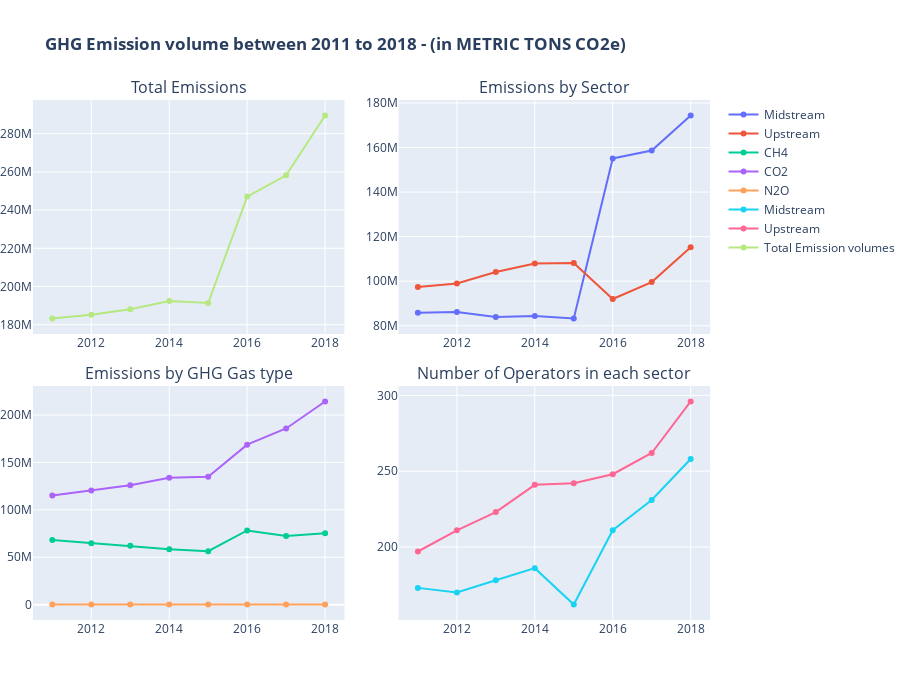

The notebook cell this image was saved under:
### Markdown cell above
### Fig 5: A 4X4 Subplots to show
    1. Emission by sector
    2. Emissions by GHG Gas Type
    3. Number of operators by sector and total operators
    4. Total emissions

### Code cell
df_fig5=df_EmissionByGasSec[cols]
# Sector wise emissions
df_fig5_sec=df_fig5[['SECTOR','REPORTING_YEAR','GAS','GHG_CONTRIBUTION']].groupby(['SECTOR','REPORTING_YEAR']).sum().reset_index()

fig5 = make_subplots(
    rows=2, cols=2,specs = [[{}, {}],[{}, {}]], horizontal_spacing = 0.08,vertical_spacing=0.1,
    subplot_titles=("Total Emissions", "Emissions by Sector", "Emissions by GHG Gas type", "Number of Operators in each sector"))

# Emission by sector
for sec in df_fig5_sec.SECTOR.unique():
    trace=go.Scatter(x=x, y=df_fig5_sec[df_fig5_sec['SECTOR']==sec]['GHG_CONTRIBUTION'],name=sec)
    fig5.add_trace(trace, row=1, col=2)

# Emission by GAS type    
df_fig5_gas = df_fig5[['SECTOR','GAS','REPORTING_YEAR','GHG_CONTRIBUTION']].groupby(['GAS','REPORTING_YEAR']).sum().reset_index()
for gas in df_fig5_gas.GAS.unique():
    trace=go.Scatter(x=x, y=df_fig5_gas[df_fig5_gas['GAS']==gas]['GHG_CONTRIBUTION'],name=gas)
    fig5.add_trace(trace, row=2, col=1)    


#Number of operators 
df_fig5_oper=df_fig5[['COMPANY','SECTOR','REPORTING_YEAR']]\
.groupby(['COMPANY','SECTOR','REPORTING_YEAR']).count().reset_index()\
.groupby(['SECTOR','REPORTING_YEAR']).count().reset_index()

operTraceList=[]
for sec in df_fig5_oper.SECTOR.unique():
    trace=go.Scatter(x=x, y=df_fig5_oper[df_fig5_oper.SECTOR==sec]['COMPANY'], name=sec)
    fig5.add_trace(trace, row=2, col=2)

#Total emission
trace_totals = go.Scatter(x=x, y=df_EmissionByGasSec[['REPORTING_YEAR','GHG_CONTRIBUTION']].groupby('REPORTING_YEAR').sum().reset_index().GHG_CONTRIBUTION,name='Total Emission volumes')
fig5.add_trace(trace_totals, row=1, col=1)

fig5.update_layout(title='<b>GHG Emission volume between 2011 to 2018 - (in METRIC TONS CO2e)</b>',
                   height=700,
                   margin=dict(l=0)
                  )
fig5.show()

### Figure 1 — Plotly figure (JSON) as saved in the notebook; plotly's stock layout.template omitted (floating-point values rounded to 4 significant figures)
{"data": [{"name": "Midstream", "type": "scatter", "x": ["2011", "2012", "2013", "2014", "2015", "2016", "2017", "2018"], "xaxis": "x2", "y": [85790000.0, 86180000.0, 83880000.0, 84420000.0, 83230000.0, 155100000.0, 158600000.0, 174400000.0], "yaxis": "y2"}, {"name": "Upstream", "type": "scatter", "x": ["2011", "2012", "2013", "2014", "2015", "2016", "2017", "2018"], "xaxis": "x2", "y": [97430000.0, 98990000.0, 104200000.0, 108000000.0, 108200000.0, 91980000.0, 99590000.0, 115200000.0], "yaxis": "y2"}, {"name": "CH4", "type": "scatter", "x": ["2011", "2012", "2013", "2014", "2015", "2016", "2017", "2018"], "xaxis": "x3", "y": [68090000.0, 64740000.0, 62130000.0, 58490000.0, 56320000.0, 78220000.0, 72340000.0, 75150000.0], "yaxis": "y3"}, {"name": "CO2", "type": "scatter", "x": ["2011", "2012", "2013", "2014", "2015", "2016", "2017", "2018"], "xaxis": "x3", "y": [115000000.0, 120300000.0, 125800000.0, 133800000.0, 135000000.0, 168700000.0, 185800000.0, 214300000.0], "yaxis": "y3"}, {"name": "N2O", "type": "scatter", "x": ["2011", "2012", "2013", "2014", "2015", "2016", "2017", "2018"], "xaxis": "x3", "y": [94520.0, 84990.0, 84220.0, 92050.0, 101400.0, 115600.0, 119500.0, 143300.0], "yaxis": "y3"}, {"name": "Midstream", "type": "scatter", "x": ["2011", "2012", "2013", "2014", "2015", "2016", "2017", "2018"], "xaxis": "x4", "y": [173, 170, 178, 186, 162, 211, 231, 258], "yaxis": "y4"}, {"name": "Upstream", "type": "scatter", "x": ["2011", "2012", "2013", "2014", "2015", "2016", "2017", "2018"], "xaxis": "x4", "y": [197, 211, 223, 241, 242, 248, 262, 296], "yaxis": "y4"}, {"name": "Total Emission volumes", "type": "scatter", "x": ["2011", "2012", "2013", "2014", "2015", "2016", "2017", "2018"], "xaxis": "x", "y": [183200000.0, 185200000.0, 188000000.0, 192400000.0, 191400000.0, 247100000.0, 258200000.0, 289600000.0], "yaxis": "y"}], "layout": {"annotations": [{"font": {"size": 16}, "showarrow": false, "text": "Total Emissions", "x": 0.23, "xanchor": "center", "xref": "paper", "y": 1, "yanchor": "bottom", "yref": "paper"}, {"font": {"size": 16}, "showarrow": false, "text": "Emissions by Sector", "x": 0.77, "xanchor": "center", "xref": "paper", "y": 1, "yanchor": "bottom", "yref": "paper"}, {"font": {"size": 16}, "showarrow": false, "text": "Emissions by GHG Gas type", "x": 0.23, "xanchor": "center", "xref": "paper", "y": 0.45, "yanchor": "bottom", "yref": "paper"}, {"font": {"size": 16}, "showarrow": false, "text": "Number of Operators in each sector", "x": 0.77, "xanchor": "center", "xref": "paper", "y": 0.45, "yanchor": "bottom", "yref": "paper"}], "height": 700, "margin": {"l": 0}, "title": {"text": "<b>GHG Emission volume between 2011 to 2018 - (in METRIC TONS CO2e)</b>"}, "xaxis": {"anchor": "y", "domain": [0, 0.46]}, "xaxis2": {"anchor": "y2", "domain": [0.54, 1]}, "xaxis3": {"anchor": "y3", "domain": [0, 0.46]}, "xaxis4": {"anchor": "y4", "domain": [0.54, 1]}, "yaxis": {"anchor": "x", "domain": [0.55, 1]}, "yaxis2": {"anchor": "x2", "domain": [0.55, 1]}, "yaxis3": {"anchor": "x3", "domain": [0, 0.45]}, "yaxis4": {"anchor": "x4", "domain": [0, 0.45]}}}
